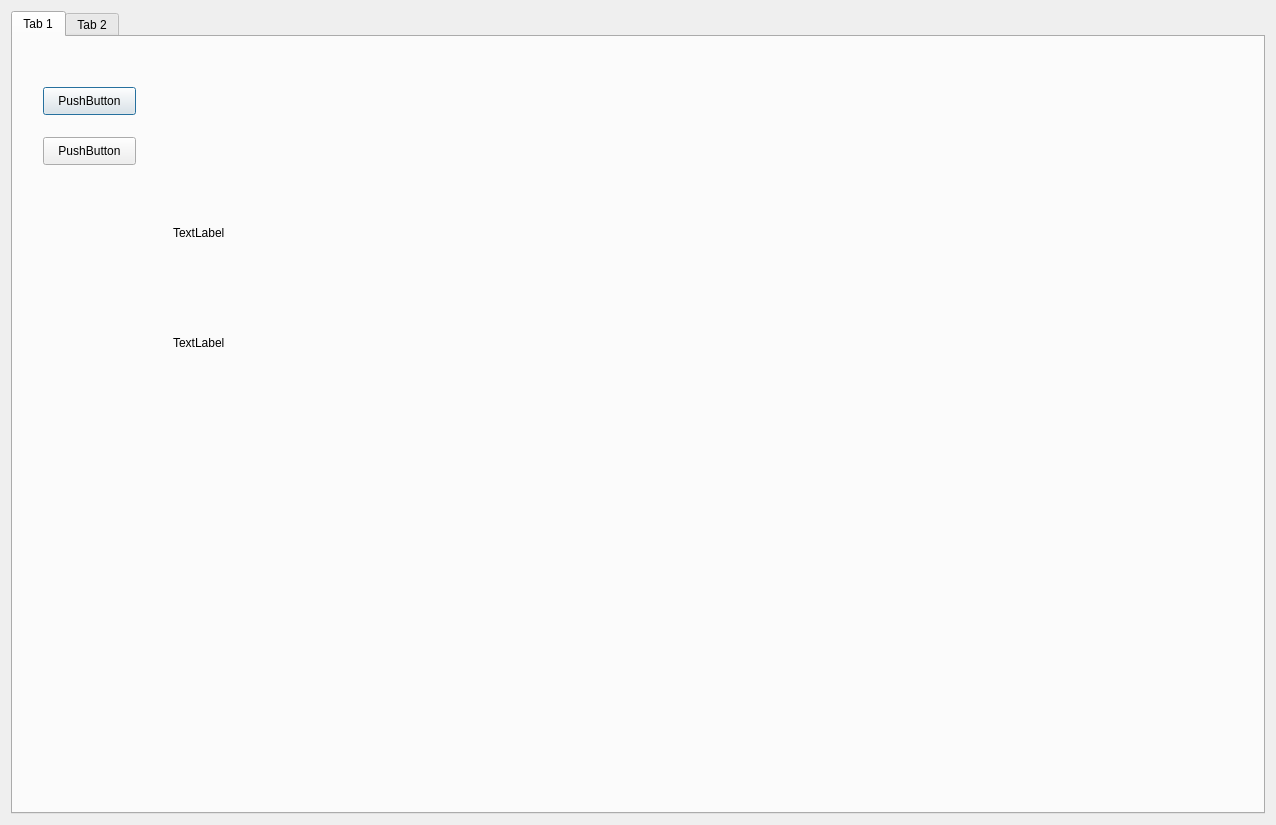
<?xml version="1.0" encoding="UTF-8"?>
<ui version="4.0">
 <class>Dialog</class>
 <widget class="QDialog" name="Dialog">
  <property name="geometry">
   <rect>
    <x>0</x>
    <y>0</y>
    <width>1276</width>
    <height>825</height>
   </rect>
  </property>
  <property name="windowTitle">
   <string>Dialog</string>
  </property>
  <layout class="QHBoxLayout" name="horizontalLayout">
   <item>
    <widget class="QTabWidget" name="tabWidget">
     <property name="currentIndex">
      <number>0</number>
     </property>
     <widget class="QWidget" name="tab">
      <attribute name="title">
       <string>Tab 1</string>
      </attribute>
      <widget class="QPushButton" name="btn_start">
       <property name="geometry">
        <rect>
         <x>30</x>
         <y>50</y>
         <width>93</width>
         <height>28</height>
        </rect>
       </property>
       <property name="text">
        <string>PushButton</string>
       </property>
      </widget>
      <widget class="QPushButton" name="btn_stop">
       <property name="geometry">
        <rect>
         <x>30</x>
         <y>100</y>
         <width>93</width>
         <height>28</height>
        </rect>
       </property>
       <property name="text">
        <string>PushButton</string>
       </property>
      </widget>
      <widget class="QLabel" name="ans_label">
       <property name="geometry">
        <rect>
         <x>160</x>
         <y>260</y>
         <width>981</width>
         <height>91</height>
        </rect>
       </property>
       <property name="text">
        <string>TextLabel</string>
       </property>
      </widget>
      <widget class="QLabel" name="que_label">
       <property name="geometry">
        <rect>
         <x>160</x>
         <y>150</y>
         <width>981</width>
         <height>91</height>
        </rect>
       </property>
       <property name="text">
        <string>TextLabel</string>
       </property>
      </widget>
     </widget>
     <widget class="QWidget" name="tab_2">
      <attribute name="title">
       <string>Tab 2</string>
      </attribute>
      <widget class="QPushButton" name="btn_update">
       <property name="geometry">
        <rect>
         <x>30</x>
         <y>40</y>
         <width>93</width>
         <height>28</height>
        </rect>
       </property>
       <property name="text">
        <string>PushButton</string>
       </property>
      </widget>
      <widget class="QTableWidget" name="tableWidget">
       <property name="geometry">
        <rect>
         <x>350</x>
         <y>210</y>
         <width>461</width>
         <height>231</height>
        </rect>
       </property>
       <row>
        <property name="text">
         <string>tcp端口</string>
        </property>
       </row>
       <row>
        <property name="text">
         <string>标点引擎</string>
        </property>
       </row>
       <row>
        <property name="text">
         <string>IP地址</string>
        </property>
       </row>
       <row>
        <property name="text">
         <string>快捷键</string>
        </property>
       </row>
       <row>
        <property name="text">
         <string>excel路径</string>
        </property>
       </row>
       <column>
        <property name="text">
         <string>值</string>
        </property>
       </column>
       <column>
        <property name="text">
         <string>默认值</string>
        </property>
       </column>
       <column>
        <property name="text">
         <string>可用值</string>
        </property>
       </column>
      </widget>
      <widget class="QPushButton" name="btn_rest">
       <property name="geometry">
        <rect>
         <x>160</x>
         <y>40</y>
         <width>93</width>
         <height>28</height>
        </rect>
       </property>
       <property name="text">
        <string>PushButton</string>
       </property>
      </widget>
      <widget class="QLabel" name="label_tip">
       <property name="geometry">
        <rect>
         <x>390</x>
         <y>30</y>
         <width>431</width>
         <height>61</height>
        </rect>
       </property>
       <property name="text">
        <string>TextLabel</string>
       </property>
      </widget>
     </widget>
    </widget>
   </item>
  </layout>
 </widget>
 <resources/>
 <connections/>
</ui>
